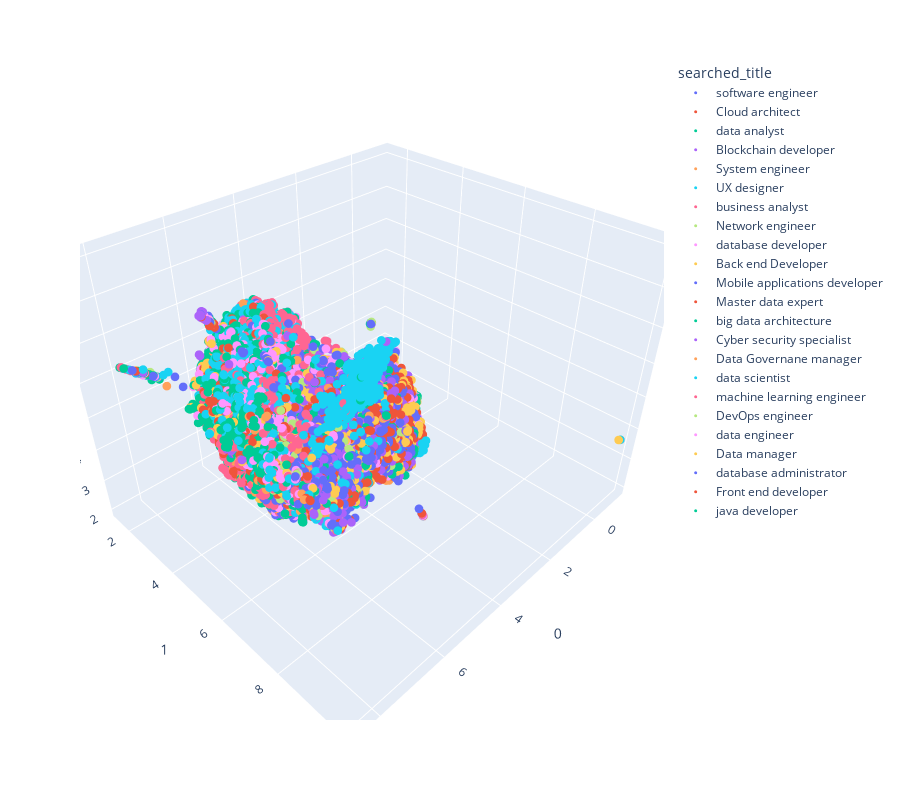

This figure's notebook cell:
### Code cell
fig_3d = px.scatter_3d(
    proj_3d, x=0, y=1, z=2,
    color=desc_real["searched_title"], labels={'color': 'searched_title'},
    height=800
)
fig_3d.update_traces(marker_size=3)
fig_3d.show()

### Figure 1 — Plotly figure (JSON) as saved in the notebook; plotly's stock layout.template omitted (floating-point values rounded to 4 significant figures; data arrays with more than 128 entries replaced by an {"elided": "..."} marker saying what was removed)
{"data": [{"hovertemplate": "searched_title=software engineer<br>0=%{x}<br>1=%{y}<br>2=%{z}<extra></extra>", "legendgroup": "software engineer", "marker": {"color": "#636efa", "size": 3, "symbol": "circle"}, "mode": "markers", "name": "software engineer", "scene": "scene", "showlegend": true, "type": "scatter3d", "x": {"elided": "941 float values"}, "y": {"elided": "941 float values"}, "z": {"elided": "941 float values"}}, {"hovertemplate": "searched_title=Cloud architect<br>0=%{x}<br>1=%{y}<br>2=%{z}<extra></extra>", "legendgroup": "Cloud architect", "marker": {"color": "#EF553B", "size": 3, "symbol": "circle"}, "mode": "markers", "name": "Cloud architect", "scene": "scene", "showlegend": true, "type": "scatter3d", "x": {"elided": "652 float values"}, "y": {"elided": "652 float values"}, "z": {"elided": "652 float values"}}, {"hovertemplate": "searched_title=data analyst<br>0=%{x}<br>1=%{y}<br>2=%{z}<extra></extra>", "legendgroup": "data analyst", "marker": {"color": "#00cc96", "size": 3, "symbol": "circle"}, "mode": "markers", "name": "data analyst", "scene": "scene", "showlegend": true, "type": "scatter3d", "x": {"elided": "1042 float values"}, "y": {"elided": "1042 float values"}, "z": {"elided": "1042 float values"}}, {"hovertemplate": "searched_title=Blockchain developer<br>0=%{x}<br>1=%{y}<br>2=%{z}<extra></extra>", "legendgroup": "Blockchain developer", "marker": {"color": "#ab63fa", "size": 3, "symbol": "circle"}, "mode": "markers", "name": "Blockchain developer", "scene": "scene", "showlegend": true, "type": "scatter3d", "x": {"elided": "630 float values"}, "y": {"elided": "630 float values"}, "z": {"elided": "630 float values"}}, {"hovertemplate": "searched_title=System engineer<br>0=%{x}<br>1=%{y}<br>2=%{z}<extra></extra>", "legendgroup": "System engineer", "marker": {"color": "#FFA15A", "size": 3, "symbol": "circle"}, "mode": "markers", "name": "System engineer", "scene": "scene", "showlegend": true, "type": "scatter3d", "x": {"elided": "603 float values"}, "y": {"elided": "603 float values"}, "z": {"elided": "603 float values"}}, {"hovertemplate": "searched_title=UX designer<br>0=%{x}<br>1=%{y}<br>2=%{z}<extra></extra>", "legendgroup": "UX designer", "marker": {"color": "#19d3f3", "size": 3, "symbol": "circle"}, "mode": "markers", "name": "UX designer", "scene": "scene", "showlegend": true, "type": "scatter3d", "x": {"elided": "557 float values"}, "y": {"elided": "557 float values"}, "z": {"elided": "557 float values"}}, {"hovertemplate": "searched_title=business analyst<br>0=%{x}<br>1=%{y}<br>2=%{z}<extra></extra>", "legendgroup": "business analyst", "marker": {"color": "#FF6692", "size": 3, "symbol": "circle"}, "mode": "markers", "name": "business analyst", "scene": "scene", "showlegend": true, "type": "scatter3d", "x": {"elided": "1029 float values"}, "y": {"elided": "1029 float values"}, "z": {"elided": "1029 float values"}}, {"hovertemplate": "searched_title=Network engineer<br>0=%{x}<br>1=%{y}<br>2=%{z}<extra></extra>", "legendgroup": "Network engineer", "marker": {"color": "#B6E880", "size": 3, "symbol": "circle"}, "mode": "markers", "name": "Network engineer", "scene": "scene", "showlegend": true, "type": "scatter3d", "x": {"elided": "677 float values"}, "y": {"elided": "677 float values"}, "z": {"elided": "677 float values"}}, {"hovertemplate": "searched_title=database developer<br>0=%{x}<br>1=%{y}<br>2=%{z}<extra></extra>", "legendgroup": "database developer", "marker": {"color": "#FF97FF", "size": 3, "symbol": "circle"}, "mode": "markers", "name": "database developer", "scene": "scene", "showlegend": true, "type": "scatter3d", "x": {"elided": "724 float values"}, "y": {"elided": "724 float values"}, "z": {"elided": "724 float values"}}, {"hovertemplate": "searched_title=Back end Developer<br>0=%{x}<br>1=%{y}<br>2=%{z}<extra></extra>", "legendgroup": "Back end Developer", "marker": {"color": "#FECB52", "size": 3, "symbol": "circle"}, "mode": "markers", "name": "Back end Developer", "scene": "scene", "showlegend": true, "type": "scatter3d", "x": {"elided": "557 float values"}, "y": {"elided": "557 float values"}, "z": {"elided": "557 float values"}}, {"hovertemplate": "searched_title=Mobile applications developer<br>0=%{x}<br>1=%{y}<br>2=%{z}<extra></extra>", "legendgroup": "Mobile applications developer", "marker": {"color": "#636efa", "size": 3, "symbol": "circle"}, "mode": "markers", "name": "Mobile applications developer", "scene": "scene", "showlegend": true, "type": "scatter3d", "x": {"elided": "598 float values"}, "y": {"elided": "598 float values"}, "z": {"elided": "598 float values"}}, {"hovertemplate": "searched_title=Master data expert<br>0=%{x}<br>1=%{y}<br>2=%{z}<extra></extra>", "legendgroup": "Master data expert", "marker": {"color": "#EF553B", "size": 3, "symbol": "circle"}, "mode": "markers", "name": "Master data expert", "scene": "scene", "showlegend": true, "type": "scatter3d", "x": {"elided": "394 float values"}, "y": {"elided": "394 float values"}, "z": {"elided": "394 float values"}}, {"hovertemplate": "searched_title=big data architecture<br>0=%{x}<br>1=%{y}<br>2=%{z}<extra></extra>", "legendgroup": "big data architecture", "marker": {"color": "#00cc96", "size": 3, "symbol": "circle"}, "mode": "markers", "name": "big data architecture", "scene": "scene", "showlegend": true, "type": "scatter3d", "x": {"elided": "773 float values"}, "y": {"elided": "773 float values"}, "z": {"elided": "773 float values"}}, {"hovertemplate": "searched_title=Cyber security specialist<br>0=%{x}<br>1=%{y}<br>2=%{z}<extra></extra>", "legendgroup": "Cyber security specialist", "marker": {"color": "#ab63fa", "size": 3, "symbol": "circle"}, "mode": "markers", "name": "Cyber security specialist", "scene": "scene", "showlegend": true, "type": "scatter3d", "x": {"elided": "566 float values"}, "y": {"elided": "566 float values"}, "z": {"elided": "566 float values"}}, {"hovertemplate": "searched_title=Data Governane manager<br>0=%{x}<br>1=%{y}<br>2=%{z}<extra></extra>", "legendgroup": "Data Governane manager", "marker": {"color": "#FFA15A", "size": 3, "symbol": "circle"}, "mode": "markers", "name": "Data Governane manager", "scene": "scene", "showlegend": true, "type": "scatter3d", "x": {"elided": "403 float values"}, "y": {"elided": "403 float values"}, "z": {"elided": "403 float values"}}, {"hovertemplate": "searched_title=data scientist<br>0=%{x}<br>1=%{y}<br>2=%{z}<extra></extra>", "legendgroup": "data scientist", "marker": {"color": "#19d3f3", "size": 3, "symbol": "circle"}, "mode": "markers", "name": "data scientist", "scene": "scene", "showlegend": true, "type": "scatter3d", "x": {"elided": "753 float values"}, "y": {"elided": "753 float values"}, "z": {"elided": "753 float values"}}, {"hovertemplate": "searched_title=machine learning engineer<br>0=%{x}<br>1=%{y}<br>2=%{z}<extra></extra>", "legendgroup": "machine learning engineer", "marker": {"color": "#FF6692", "size": 3, "symbol": "circle"}, "mode": "markers", "name": "machine learning engineer", "scene": "scene", "showlegend": true, "type": "scatter3d", "x": {"elided": "472 float values"}, "y": {"elided": "472 float values"}, "z": {"elided": "472 float values"}}, {"hovertemplate": "searched_title=DevOps engineer<br>0=%{x}<br>1=%{y}<br>2=%{z}<extra></extra>", "legendgroup": "DevOps engineer", "marker": {"color": "#B6E880", "size": 3, "symbol": "circle"}, "mode": "markers", "name": "DevOps engineer", "scene": "scene", "showlegend": true, "type": "scatter3d", "x": {"elided": "766 float values"}, "y": {"elided": "766 float values"}, "z": {"elided": "766 float values"}}, {"hovertemplate": "searched_title=data engineer<br>0=%{x}<br>1=%{y}<br>2=%{z}<extra></extra>", "legendgroup": "data engineer", "marker": {"color": "#FF97FF", "size": 3, "symbol": "circle"}, "mode": "markers", "name": "data engineer", "scene": "scene", "showlegend": true, "type": "scatter3d", "x": {"elided": "780 float values"}, "y": {"elided": "780 float values"}, "z": {"elided": "780 float values"}}, {"hovertemplate": "searched_title=Data manager<br>0=%{x}<br>1=%{y}<br>2=%{z}<extra></extra>", "legendgroup": "Data manager", "marker": {"color": "#FECB52", "size": 3, "symbol": "circle"}, "mode": "markers", "name": "Data manager", "scene": "scene", "showlegend": true, "type": "scatter3d", "x": {"elided": "381 float values"}, "y": {"elided": "381 float values"}, "z": {"elided": "381 float values"}}, {"hovertemplate": "searched_title=database administrator<br>0=%{x}<br>1=%{y}<br>2=%{z}<extra></extra>", "legendgroup": "database administrator", "marker": {"color": "#636efa", "size": 3, "symbol": "circle"}, "mode": "markers", "name": "database administrator", "scene": "scene", "showlegend": true, "type": "scatter3d", "x": {"elided": "532 float values"}, "y": {"elided": "532 float values"}, "z": {"elided": "532 float values"}}, {"hovertemplate": "searched_title=Front end developer<br>0=%{x}<br>1=%{y}<br>2=%{z}<extra></extra>", "legendgroup": "Front end developer", "marker": {"color": "#EF553B", "size": 3, "symbol": "circle"}, "mode": "markers", "name": "Front end developer", "scene": "scene", "showlegend": true, "type": "scatter3d", "x": {"elided": "537 float values"}, "y": {"elided": "537 float values"}, "z": {"elided": "537 float values"}}, {"hovertemplate": "searched_title=java developer<br>0=%{x}<br>1=%{y}<br>2=%{z}<extra></extra>", "legendgroup": "java developer", "marker": {"color": "#00cc96", "size": 3, "symbol": "circle"}, "mode": "markers", "name": "java developer", "scene": "scene", "showlegend": true, "type": "scatter3d", "x": {"elided": "398 float values"}, "y": {"elided": "398 float values"}, "z": {"elided": "398 float values"}}], "layout": {"height": 800, "legend": {"title": {"text": "searched_title"}, "tracegroupgap": 0}, "margin": {"t": 60}, "scene": {"domain": {"x": [0, 1], "y": [0, 1]}, "xaxis": {"title": {"text": "0"}}, "yaxis": {"title": {"text": "1"}}, "zaxis": {"title": {"text": "2"}}}}}
